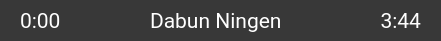
     <widget class="QFrame" name="frame_10">
      <property name="geometry">
       <rect>
        <x>20</x>
        <y>630</y>
        <width>441</width>
        <height>41</height>
       </rect>
      </property>
      <property name="minimumSize">
       <size>
        <width>441</width>
        <height>41</height>
       </size>
      </property>
      <property name="maximumSize">
       <size>
        <width>441</width>
        <height>41</height>
       </size>
      </property>
      <property name="styleSheet">
       <string notr="true">background-color: #383838;
border-radius: 20px;</string>
      </property>
      <property name="frameShape">
       <enum>QFrame::StyledPanel</enum>
      </property>
      <property name="frameShadow">
       <enum>QFrame::Raised</enum>
      </property>
      <widget class="QLabel" name="lbl_current_time_music">
       <property name="geometry">
        <rect>
         <x>20</x>
         <y>0</y>
         <width>61</width>
         <height>41</height>
        </rect>
       </property>
       <property name="palette">
        <palette>
         <active>
          <colorrole role="WindowText">
           <brush brushstyle="SolidPattern">
            <color alpha="255">
             <red>255</red>
             <green>255</green>
             <blue>255</blue>
            </color>
           </brush>
          </colorrole>
          <colorrole role="Button">
           <brush brushstyle="SolidPattern">
            <color alpha="255">
             <red>56</red>
             <green>56</green>
             <blue>56</blue>
            </color>
           </brush>
          </colorrole>
          <colorrole role="Text">
           <brush brushstyle="SolidPattern">
            <color alpha="255">
             <red>255</red>
             <green>255</green>
             <blue>255</blue>
            </color>
           </brush>
          </colorrole>
          <colorrole role="ButtonText">
           <brush brushstyle="SolidPattern">
            <color alpha="255">
             <red>255</red>
             <green>255</green>
             <blue>255</blue>
            </color>
           </brush>
          </colorrole>
          <colorrole role="Base">
           <brush brushstyle="SolidPattern">
            <color alpha="255">
             <red>56</red>
             <green>56</green>
             <blue>56</blue>
            </color>
           </brush>
          </colorrole>
          <colorrole role="Window">
           <brush brushstyle="SolidPattern">
            <color alpha="255">
             <red>56</red>
             <green>56</green>
             <blue>56</blue>
            </color>
           </brush>
          </colorrole>
         </active>
         <inactive>
          <colorrole role="WindowText">
           <brush brushstyle="SolidPattern">
            <color alpha="255">
             <red>255</red>
             <green>255</green>
             <blue>255</blue>
            </color>
           </brush>
          </colorrole>
          <colorrole role="Button">
           <brush brushstyle="SolidPattern">
            <color alpha="255">
             <red>56</red>
             <green>56</green>
             <blue>56</blue>
            </color>
           </brush>
          </colorrole>
          <colorrole role="Text">
           <brush brushstyle="SolidPattern">
            <color alpha="255">
             <red>255</red>
             <green>255</green>
             <blue>255</blue>
            </color>
           </brush>
          </colorrole>
          <colorrole role="ButtonText">
           <brush brushstyle="SolidPattern">
            <color alpha="255">
             <red>255</red>
             <green>255</green>
             <blue>255</blue>
            </color>
           </brush>
          </colorrole>
          <colorrole role="Base">
           <brush brushstyle="SolidPattern">
            <color alpha="255">
             <red>56</red>
             <green>56</green>
             <blue>56</blue>
            </color>
           </brush>
          </colorrole>
          <colorrole role="Window">
           <brush brushstyle="SolidPattern">
            <color alpha="255">
             <red>56</red>
             <green>56</green>
             <blue>56</blue>
            </color>
           </brush>
          </colorrole>
         </inactive>
         <disabled>
          <colorrole role="WindowText">
           <brush brushstyle="SolidPattern">
            <color alpha="255">
             <red>255</red>
             <green>255</green>
             <blue>255</blue>
            </color>
           </brush>
          </colorrole>
          <colorrole role="Button">
           <brush brushstyle="SolidPattern">
            <color alpha="255">
             <red>56</red>
             <green>56</green>
             <blue>56</blue>
            </color>
           </brush>
          </colorrole>
          <colorrole role="Text">
           <brush brushstyle="SolidPattern">
            <color alpha="255">
             <red>255</red>
             <green>255</green>
             <blue>255</blue>
            </color>
           </brush>
          </colorrole>
          <colorrole role="ButtonText">
           <brush brushstyle="SolidPattern">
            <color alpha="255">
             <red>255</red>
             <green>255</green>
             <blue>255</blue>
            </color>
           </brush>
          </colorrole>
          <colorrole role="Base">
           <brush brushstyle="SolidPattern">
            <color alpha="255">
             <red>56</red>
             <green>56</green>
             <blue>56</blue>
            </color>
           </brush>
          </colorrole>
          <colorrole role="Window">
           <brush brushstyle="SolidPattern">
            <color alpha="255">
             <red>56</red>
             <green>56</green>
             <blue>56</blue>
            </color>
           </brush>
          </colorrole>
         </disabled>
        </palette>
       </property>
       <property name="font">
        <font>
         <family>Roboto</family>
         <pointsize>16</pointsize>
        </font>
       </property>
       <property name="styleSheet">
        <string notr="true">color: rgb(255, 255, 255);</string>
       </property>
       <property name="text">
        <string>0:00</string>
       </property>
       <property name="alignment">
        <set>Qt::AlignLeading|Qt::AlignLeft|Qt::AlignVCenter</set>
       </property>
      </widget>
      <widget class="QLabel" name="lbl_music_name">
       <property name="geometry">
        <rect>
         <x>150</x>
         <y>0</y>
         <width>141</width>
         <height>41</height>
        </rect>
       </property>
       <property name="palette">
        <palette>
         <active>
          <colorrole role="WindowText">
           <brush brushstyle="SolidPattern">
            <color alpha="255">
             <red>255</red>
             <green>255</green>
             <blue>255</blue>
            </color>
           </brush>
          </colorrole>
          <colorrole role="Button">
           <brush brushstyle="SolidPattern">
            <color alpha="255">
             <red>56</red>
             <green>56</green>
             <blue>56</blue>
            </color>
           </brush>
          </colorrole>
          <colorrole role="Text">
           <brush brushstyle="SolidPattern">
            <color alpha="255">
             <red>255</red>
             <green>255</green>
             <blue>255</blue>
            </color>
           </brush>
          </colorrole>
          <colorrole role="ButtonText">
           <brush brushstyle="SolidPattern">
            <color alpha="255">
             <red>255</red>
             <green>255</green>
             <blue>255</blue>
            </color>
           </brush>
          </colorrole>
          <colorrole role="Base">
           <brush brushstyle="SolidPattern">
            <color alpha="255">
             <red>56</red>
             <green>56</green>
             <blue>56</blue>
            </color>
           </brush>
          </colorrole>
          <colorrole role="Window">
           <brush brushstyle="SolidPattern">
            <color alpha="255">
             <red>56</red>
             <green>56</green>
             <blue>56</blue>
            </color>
           </brush>
          </colorrole>
         </active>
         <inactive>
          <colorrole role="WindowText">
           <brush brushstyle="SolidPattern">
            <color alpha="255">
             <red>255</red>
             <green>255</green>
             <blue>255</blue>
            </color>
           </brush>
          </colorrole>
          <colorrole role="Button">
           <brush brushstyle="SolidPattern">
            <color alpha="255">
             <red>56</red>
             <green>56</green>
             <blue>56</blue>
            </color>
           </brush>
          </colorrole>
          <colorrole role="Text">
           <brush brushstyle="SolidPattern">
            <color alpha="255">
             <red>255</red>
             <green>255</green>
             <blue>255</blue>
            </color>
           </brush>
          </colorrole>
          <colorrole role="ButtonText">
           <brush brushstyle="SolidPattern">
            <color alpha="255">
             <red>255</red>
             <green>255</green>
             <blue>255</blue>
            </color>
           </brush>
          </colorrole>
          <colorrole role="Base">
           <brush brushstyle="SolidPattern">
            <color alpha="255">
             <red>56</red>
             <green>56</green>
             <blue>56</blue>
            </color>
           </brush>
          </colorrole>
          <colorrole role="Window">
           <brush brushstyle="SolidPattern">
            <color alpha="255">
             <red>56</red>
             <green>56</green>
             <blue>56</blue>
            </color>
           </brush>
          </colorrole>
         </inactive>
         <disabled>
          <colorrole role="WindowText">
           <brush brushstyle="SolidPattern">
            <color alpha="255">
             <red>255</red>
             <green>255</green>
             <blue>255</blue>
            </color>
           </brush>
          </colorrole>
          <colorrole role="Button">
           <brush brushstyle="SolidPattern">
            <color alpha="255">
             <red>56</red>
             <green>56</green>
             <blue>56</blue>
            </color>
           </brush>
          </colorrole>
          <colorrole role="Text">
           <brush brushstyle="SolidPattern">
            <color alpha="255">
             <red>255</red>
             <green>255</green>
             <blue>255</blue>
            </color>
           </brush>
          </colorrole>
          <colorrole role="ButtonText">
           <brush brushstyle="SolidPattern">
            <color alpha="255">
             <red>255</red>
             <green>255</green>
             <blue>255</blue>
            </color>
           </brush>
          </colorrole>
          <colorrole role="Base">
           <brush brushstyle="SolidPattern">
            <color alpha="255">
             <red>56</red>
             <green>56</green>
             <blue>56</blue>
            </color>
           </brush>
          </colorrole>
          <colorrole role="Window">
           <brush brushstyle="SolidPattern">
            <color alpha="255">
             <red>56</red>
             <green>56</green>
             <blue>56</blue>
            </color>
           </brush>
          </colorrole>
         </disabled>
        </palette>
       </property>
       <property name="font">
        <font>
         <family>Roboto</family>
         <pointsize>16</pointsize>
        </font>
       </property>
       <property name="styleSheet">
        <string notr="true">color: rgb(255, 255, 255);</string>
       </property>
       <property name="text">
        <string>Dabun Ningen</string>
       </property>
       <property name="alignment">
        <set>Qt::AlignLeading|Qt::AlignLeft|Qt::AlignVCenter</set>
       </property>
      </widget>
      <widget class="QLabel" name="lbl_max_time_music">
       <property name="geometry">
        <rect>
         <x>360</x>
         <y>0</y>
         <width>61</width>
         <height>41</height>
        </rect>
       </property>
       <property name="palette">
        <palette>
         <active>
          <colorrole role="WindowText">
           <brush brushstyle="SolidPattern">
            <color alpha="255">
             <red>255</red>
             <green>255</green>
             <blue>255</blue>
            </color>
           </brush>
          </colorrole>
          <colorrole role="Button">
           <brush brushstyle="SolidPattern">
            <color alpha="255">
             <red>56</red>
             <green>56</green>
             <blue>56</blue>
            </color>
           </brush>
          </colorrole>
          <colorrole role="Text">
           <brush brushstyle="SolidPattern">
            <color alpha="255">
             <red>255</red>
             <green>255</green>
             <blue>255</blue>
            </color>
           </brush>
          </colorrole>
          <colorrole role="ButtonText">
           <brush brushstyle="SolidPattern">
            <color alpha="255">
             <red>255</red>
             <green>255</green>
             <blue>255</blue>
            </color>
           </brush>
          </colorrole>
          <colorrole role="Base">
           <brush brushstyle="SolidPattern">
            <color alpha="255">
             <red>56</red>
             <green>56</green>
             <blue>56</blue>
            </color>
           </brush>
          </colorrole>
          <colorrole role="Window">
           <brush brushstyle="SolidPattern">
            <color alpha="255">
             <red>56</red>
             <green>56</green>
             <blue>56</blue>
            </color>
           </brush>
          </colorrole>
         </active>
         <inactive>
          <colorrole role="WindowText">
           <brush brushstyle="SolidPattern">
            <color alpha="255">
             <red>255</red>
             <green>255</green>
             <blue>255</blue>
            </color>
           </brush>
          </colorrole>
          <colorrole role="Button">
           <brush brushstyle="SolidPattern">
            <color alpha="255">
             <red>56</red>
             <green>56</green>
             <blue>56</blue>
            </color>
           </brush>
          </colorrole>
          <colorrole role="Text">
           <brush brushstyle="SolidPattern">
            <color alpha="255">
             <red>255</red>
             <green>255</green>
             <blue>255</blue>
            </color>
           </brush>
          </colorrole>
          <colorrole role="ButtonText">
           <brush brushstyle="SolidPattern">
            <color alpha="255">
             <red>255</red>
             <green>255</green>
             <blue>255</blue>
            </color>
           </brush>
          </colorrole>
          <colorrole role="Base">
           <brush brushstyle="SolidPattern">
            <color alpha="255">
             <red>56</red>
             <green>56</green>
             <blue>56</blue>
            </color>
           </brush>
          </colorrole>
          <colorrole role="Window">
           <brush brushstyle="SolidPattern">
            <color alpha="255">
             <red>56</red>
             <green>56</green>
             <blue>56</blue>
            </color>
           </brush>
          </colorrole>
         </inactive>
         <disabled>
          <colorrole role="WindowText">
           <brush brushstyle="SolidPattern">
            <color alpha="255">
             <red>255</red>
             <green>255</green>
             <blue>255</blue>
            </color>
           </brush>
          </colorrole>
          <colorrole role="Button">
           <brush brushstyle="SolidPattern">
            <color alpha="255">
             <red>56</red>
             <green>56</green>
             <blue>56</blue>
            </color>
           </brush>
          </colorrole>
          <colorrole role="Text">
           <brush brushstyle="SolidPattern">
            <color alpha="255">
             <red>255</red>
             <green>255</green>
             <blue>255</blue>
            </color>
           </brush>
          </colorrole>
          <colorrole role="ButtonText">
           <brush brushstyle="SolidPattern">
            <color alpha="255">
             <red>255</red>
             <green>255</green>
             <blue>255</blue>
            </color>
           </brush>
          </colorrole>
          <colorrole role="Base">
           <brush brushstyle="SolidPattern">
            <color alpha="255">
             <red>56</red>
             <green>56</green>
             <blue>56</blue>
            </color>
           </brush>
          </colorrole>
          <colorrole role="Window">
           <brush brushstyle="SolidPattern">
            <color alpha="255">
             <red>56</red>
             <green>56</green>
             <blue>56</blue>
            </color>
           </brush>
          </colorrole>
         </disabled>
        </palette>
       </property>
       <property name="font">
        <font>
         <family>Roboto</family>
         <pointsize>16</pointsize>
        </font>
       </property>
       <property name="styleSheet">
        <string notr="true">color: rgb(255, 255, 255);</string>
       </property>
       <property name="text">
        <string>3:44</string>
       </property>
       <property name="alignment">
        <set>Qt::AlignRight|Qt::AlignTrailing|Qt::AlignVCenter</set>
       </property>
      </widget>
     </widget>
